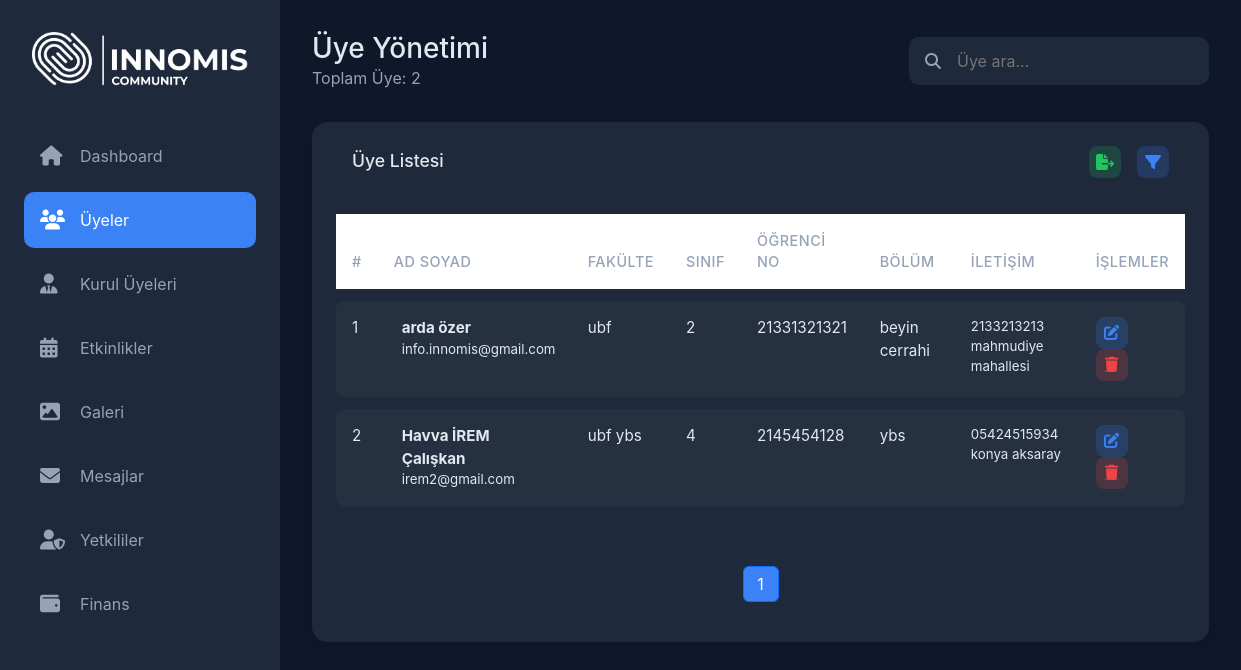
The page /users.php on the database its author committed.
### tables this page shows
CREATE TABLE IF NOT EXISTS `registrations` (
  `id` int NOT NULL AUTO_INCREMENT,
  `fullName` varchar(255) NOT NULL,
  `faculty` varchar(255) NOT NULL,
  `class` varchar(255) NOT NULL,
  `studentNumber` varchar(255) NOT NULL,
  `department` varchar(255) NOT NULL,
  `address` text NOT NULL,
  `contactNumber` varchar(255) NOT NULL,
  `email` varchar(255) NOT NULL,
  `created_at` timestamp NULL DEFAULT CURRENT_TIMESTAMP,
  PRIMARY KEY (`id`)
);

### users.php (the view, shortened to what this page needs)
<?php
$servername = "localhost";
$username = "root";
$password = "";
$dbname = "innomis";
$conn = new mysqli($servername, $username, $password, $dbname);
$limit = 20;
$page = isset($_GET['page']) ? (int)$_GET['page'] : 1;
$offset = ($page - 1) * $limit;
$total_sql = "SELECT COUNT(*) as total FROM registrations";
$total_result = $conn->query($total_sql);
$total_row = $total_result->fetch_assoc();
$total_users = $total_row['total'];
$total_pages = ceil($total_users / $limit);
$sql = "SELECT * FROM registrations LIMIT $limit OFFSET $offset";
$result = $conn->query($sql);
?>
<!DOCTYPE html>
<html lang="tr">
<head>
    <link href="https://cdn.jsdelivr.net/npm/bootstrap@5.3.0/dist/css/bootstrap.min.css" rel="stylesheet">
    <link href="https://cdnjs.cloudflare.com/ajax/libs/font-awesome/6.4.0/css/all.min.css" rel="stylesheet">
</head>
<body>
    <div class="layout-wrapper">
        <aside class="sidebar">
            <div class="brand">
                <img src="assets/img/ana logo.png" alt="Logo" class="logo-img">
            </div>
            <ul class="nav-menu">
                <li class="nav-item">
                    <a href="admin.php" class="nav-link <?php echo basename($_SERVER['PHP_SELF']) == 'admin.php' ? 'active' : ''; ?>">
                        <i class="fas fa-home"></i>
                        <span class="nav-text">Dashboard</span>
                    </a>
                </li>
                <li class="nav-item">
                    <a href="users.php" class="nav-link <?php echo basename($_SERVER['PHP_SELF']) == 'users.php' ? 'active' : ''; ?>">
                        <i class="fas fa-users"></i>
                        <span class="nav-text">Üyeler</span>
                    </a>
                </li>
                <li class="nav-item">
                    <a href="kurul.php" class="nav-link <?php echo basename($_SERVER['PHP_SELF']) == 'kurul.php' ? 'active' : ''; ?>">
                        <i class="fas fa-user-tie"></i>
                        <span class="nav-text">Kurul Üyeleri</span>
                    </a>
                </li>
                <li class="nav-item">
                    <a href="etkinlik.php" class="nav-link <?php echo basename($_SERVER['PHP_SELF']) == 'etkinlik.php' ? 'active' : ''; ?>">
                        <i class="fas fa-calendar-alt"></i>
                        <span class="nav-text">Etkinlikler</span>
                    </a>
                </li>
                <li class="nav-item">
                    <a href="addphoto.php" class="nav-link <?php echo basename($_SERVER['PHP_SELF']) == 'addphoto.php' ? 'active' : ''; ?>">
                        <i class="fas fa-image"></i>
                        <span class="nav-text">Galeri</span>
                    </a>
                </li>
                <li class="nav-item">
                    <a href="messages.php" class="nav-link <?php echo basename($_SERVER['PHP_SELF']) == 'messages.php' ? 'active' : ''; ?>">
                        <i class="fas fa-envelope"></i>
                        <span class="nav-text">Mesajlar</span>
                    </a>
                </li>
                <li class="nav-item">
                    <a href="yetkililer.php" class="nav-link <?php echo basename($_SERVER['PHP_SELF']) == 'yetkililer.php' ? 'active' : ''; ?>">
                        <i class="fas fa-user-shield"></i>
                        <span class="nav-text">Yetkililer</span>
                    </a>
                </li>
                <li class="nav-item">
                    <a href="finans.php" class="nav-link <?php echo basename($_SERVER['PHP_SELF']) == 'finans.php' ? 'active' : ''; ?>">
                        <i class="fas fa-wallet"></i>
                        <span class="nav-text">Finans</span>
                    </a>
                </li>
            </ul>
        </aside>
        <main class="main-content">
            <div class="top-bar">
                <div class="page-title">
                    <h1>Üye Yönetimi</h1>
                    <p>Toplam Üye: <?= $total_users ?></p>
                </div>
                <div class="top-bar-actions">
                    <div class="search-box">
                        <i class="fas fa-search search-icon"></i>
                        <input type="text" class="search-input" placeholder="Üye ara...">
                    </div>
                </div>
            </div>
            <div class="users-card">
                <div class="table-header">
                    <div class="table-title">
                        Üye Listesi
                    </div>
                    <div class="table-actions">
                        <button class="btn-action btn-view" title="Dışa Aktar">
                            <i class="fas fa-file-export"></i>
                        </button>
                        <button class="btn-action btn-edit" title="Filtrele">
                            <i class="fas fa-filter"></i>
                        </button>
                    </div>
                </div>
                <div class="table-responsive">
                    <table class="table">
                        <thead>
                            <tr>
                                <th>#</th>
                                <th>Ad Soyad</th>
                                <th>Fakülte</th>
                                <th>Sınıf</th>
                                <th>Öğrenci No</th>
                                <th>Bölüm</th>
                                <th>İletişim</th>
                                <th>İşlemler</th>
                            </tr>
                        </thead>
                        <tbody>
                            <?php
                            $user_number = ($page - 1) * $limit + 1;
                            while ($row = $result->fetch_assoc()) : ?>
                                <tr>
                                    <td><?= $user_number++ ?></td>
                                    <td>
                                        <div class="d-flex align-items-center">
                                            <div class="ms-2">
                                                <div class="fw-bold"><?= htmlspecialchars($row["fullName"]) ?></div>
                                                <div class="text-muted small"><?= htmlspecialchars($row["email"]) ?></div>
                                            </div>
                                        </div>
                                    </td>
                                    <td><?= htmlspecialchars($row["faculty"]) ?></td>
                                    <td><?= htmlspecialchars($row["class"]) ?></td>
                                    <td><?= htmlspecialchars($row["studentNumber"]) ?></td>
                                    <td><?= htmlspecialchars($row["department"]) ?></td>
                                    <td>
                                        <div class="small">
                                            <div><?= htmlspecialchars($row["contactNumber"]) ?></div>
                                            <div class="text-muted"><?= htmlspecialchars($row["address"]) ?></div>
                                        </div>
                                    </td>
                                    <td>
                                        <div class="user-actions">
                                            <button class="btn-action btn-edit"
                                                    onclick='editUser(<?= json_encode($row) ?>)'
                                                    title="Düzenle">
                                                <i class="fas fa-edit"></i>
                                            </button>
                                            <a href="?delete_id=<?= $row['id'] ?>"
                                               class="btn-action btn-delete"
                                               onclick="return confirm('Bu kaydı silmek istediğinizden emin misiniz?')"
                                               title="Sil">
                                                <i class="fas fa-trash"></i>
                                            </a>
                                        </div>
                                    </td>
                                </tr>
                            <?php endwhile; ?>
                        </tbody>
                    </table>
                </div>
                <nav aria-label="Page navigation">
                    <ul class="pagination">
                        <?php for ($i = 1; $i <= $total_pages; $i++) : ?>
                            <li class="page-item <?= ($i == $page) ? 'active' : '' ?>">
                                <a class="page-link" href="?page=<?= $i ?>"><?= $i ?></a>
                            </li>
                        <?php endfor; ?>
                    </ul>
                </nav>
            </div>
        </main>
    </div>
</body>
</html>

### users.php (style rules this page uses)
:root { --dark-bg: #0f172a; --card-bg: #1e293b; --accent: #3b82f6; --text: #e2e8f0; --text-muted: #94a3b8; --success: #22c55e; --warning: #f59e0b; --danger: #ef4444; }
body { background: var(--dark-bg); color: var(--text); font-family: 'Inter', sans-serif; min-height: 100vh; }
.layout-wrapper { display: flex; }
.sidebar { width: 280px; background: var(--card-bg); min-height: 100vh; padding: 1.5rem; position: fixed; transition: all 0.3s ease; }
.brand { padding: 0.5rem; margin-bottom: 2rem; text-align: center; }
.logo-img { width: 220px; height: auto; max-width: 100%; }
.nav-menu { list-style: none; padding: 0; margin: 0; }
.nav-item { margin-bottom: 0.5rem; }
.nav-link { display: flex; align-items: center; gap: 1rem; padding: 1rem; color: var(--text-muted); text-decoration: none; border-radius: 10px; transition: all 0.3s ease; }
.nav-link:hover, .nav-link.active { background: var(--accent); color: white; }
.nav-link i { font-size: 1.25rem; width: 24px; }
.main-content { flex: 1; margin-left: 280px; padding: 2rem; }
.top-bar { display: flex; justify-content: space-between; align-items: center; margin-bottom: 2rem; }
.page-title h1 { font-size: 1.75rem; margin: 0; }
.page-title p { color: var(--text-muted); margin: 0; }
.top-bar-actions { display: flex; gap: 1rem; align-items: center; }
.search-box { position: relative; }
.search-input { background: var(--card-bg); border: none; padding: 0.75rem 1rem 0.75rem 3rem; border-radius: 10px; color: var(--text); width: 300px; }
.search-icon { position: absolute; left: 1rem; top: 50%; transform: translateY(-50%); color: var(--text-muted); }
.users-card { background: var(--card-bg); border-radius: 15px; padding: 1.5rem; margin-bottom: 2rem; box-shadow: 0 4px 6px rgba(0, 0, 0, 0.1); }
.table-header { display: flex; justify-content: space-between; align-items: center; margin-bottom: 1.5rem; padding: 0 1rem; }
.table-title { font-size: 1.1rem; font-weight: 500; color: var(--text); }
.table-actions { display: flex; gap: 1rem; }
.table { width: 100%; border-collapse: separate; border-spacing: 0 0.8rem; margin-bottom: 1rem; }
.table th { padding: 1rem; color: var(--text-muted); font-weight: 500; font-size: 0.9rem; text-transform: uppercase; letter-spacing: 0.5px; border: none; }
.table td { padding: 1rem; background: rgba(255, 255, 255, 0.03); border: none; color: var(--text); font-size: 0.95rem; }
.table tr td:first-child { border-radius: 8px 0 0 8px; }
.table tr td:last-child { border-radius: 0 8px 8px 0; }
.table tbody tr { transition: all 0.3s ease; }
.btn-action { width: 32px; height: 32px; display: flex; align-items: center; justify-content: center; border-radius: 8px; border: none; cursor: pointer; transition: all 0.3s ease; color: white; }
.btn-delete { background: rgba(239, 68, 68, 0.2); color: var(--danger); }
.btn-edit { background: rgba(59, 130, 246, 0.2); color: var(--accent); }
.btn-view { background: rgba(34, 197, 94, 0.2); color: var(--success); }
.pagination { display: flex; justify-content: center; gap: 0.5rem; margin-top: 2rem; }
.page-link { min-width: 36px; height: 36px; display: flex; align-items: center; justify-content: center; padding: 0 0.75rem; border-radius: 8px; background: rgba(255, 255, 255, 0.05); color: var(--text); text-decoration: none; transition: all 0.3s ease; }
.page-item.active .page-link { background: var(--accent); color: white; }
.text-muted { color: var(--text) !important; }

### rows shown on the page
registrations: fullName "arda özer", email "info.innomis@gmail.com", faculty "ubf", class "2", studentNumber "21331321321", department "beyin cerrahi", contactNumber "2133213213", address "mahmudiye mahallesi"
registrations: fullName "Havva İREM Çalışkan", email "irem2@gmail.com", faculty "ubf ybs", class "4", studentNumber "2145454128", department "ybs", contactNumber "05424515934", address "konya aksaray"

### other values the page prints
$total_users "2"
